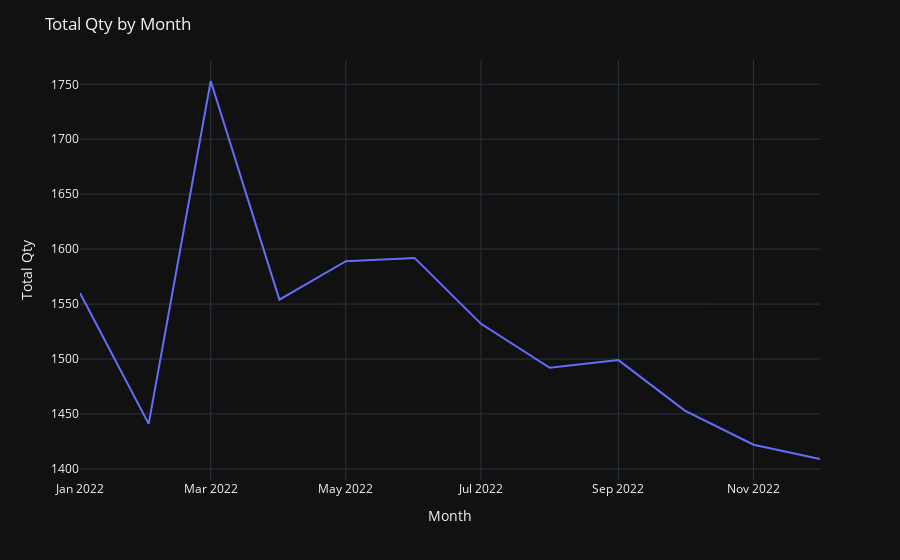

Notebook source saved alongside this figure:
### Markdown cell above
Menghitung jumlah total Qty per bulan

### Code cell
# Menghitung jumlah total amount per bulan
total_qty_per_bulan = df.groupby('Bulan')['Qty'].sum().reset_index()

# Membuat plot menggunakan Plotly Express
fig = px.line(total_qty_per_bulan, x='Bulan', y='Qty', labels={'Total Qty': 'Total Qty'})
fig.update_layout(title='Total Qty by Month', xaxis_title='Month', yaxis_title='Total Qty')


fig.update_layout(template='plotly_dark')
fig.show()

### Figure 1 — Plotly figure (JSON) as saved in the notebook; plotly's stock layout.template omitted (floating-point values rounded to 4 significant figures)
{"data": [{"hovertemplate": "Bulan=%{x}<br>Qty=%{y}<extra></extra>", "legendgroup": "", "line": {"color": "#636efa", "dash": "solid"}, "marker": {"symbol": "circle"}, "mode": "lines", "name": "", "orientation": "v", "showlegend": false, "type": "scatter", "x": ["2022-01", "2022-02", "2022-03", "2022-04", "2022-05", "2022-06", "2022-07", "2022-08", "2022-09", "2022-10", "2022-11", "2022-12"], "xaxis": "x", "y": [1560, 1441, 1753, 1554, 1589, 1592, 1532, 1492, 1499, 1453, 1422, 1409], "yaxis": "y"}], "layout": {"legend": {"tracegroupgap": 0}, "margin": {"t": 60}, "title": {"text": "Total Qty by Month"}, "xaxis": {"anchor": "y", "domain": [0, 1], "title": {"text": "Month"}}, "yaxis": {"anchor": "x", "domain": [0, 1], "title": {"text": "Total Qty"}}}}
